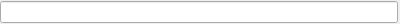
<?xml version="1.0" encoding="UTF-8"?>
<ui version="4.0">
 <class>ObjectSelect</class>
 <widget class="QWidget" name="ObjectSelect">
  <property name="geometry">
   <rect>
    <x>0</x>
    <y>0</y>
    <width>400</width>
    <height>20</height>
   </rect>
  </property>
  <property name="windowTitle">
   <string notr="true">Form</string>
  </property>
  <layout class="QHBoxLayout" name="horizontalLayout">
   <property name="spacing">
    <number>2</number>
   </property>
   <property name="leftMargin">
    <number>0</number>
   </property>
   <property name="topMargin">
    <number>1</number>
   </property>
   <property name="rightMargin">
    <number>2</number>
   </property>
   <property name="bottomMargin">
    <number>1</number>
   </property>
   <item>
    <widget class="QLineEdit" name="lineEdit">
     <property name="readOnly">
      <bool>true</bool>
     </property>
    </widget>
   </item>
  </layout>
 </widget>
 <resources/>
 <connections/>
</ui>
